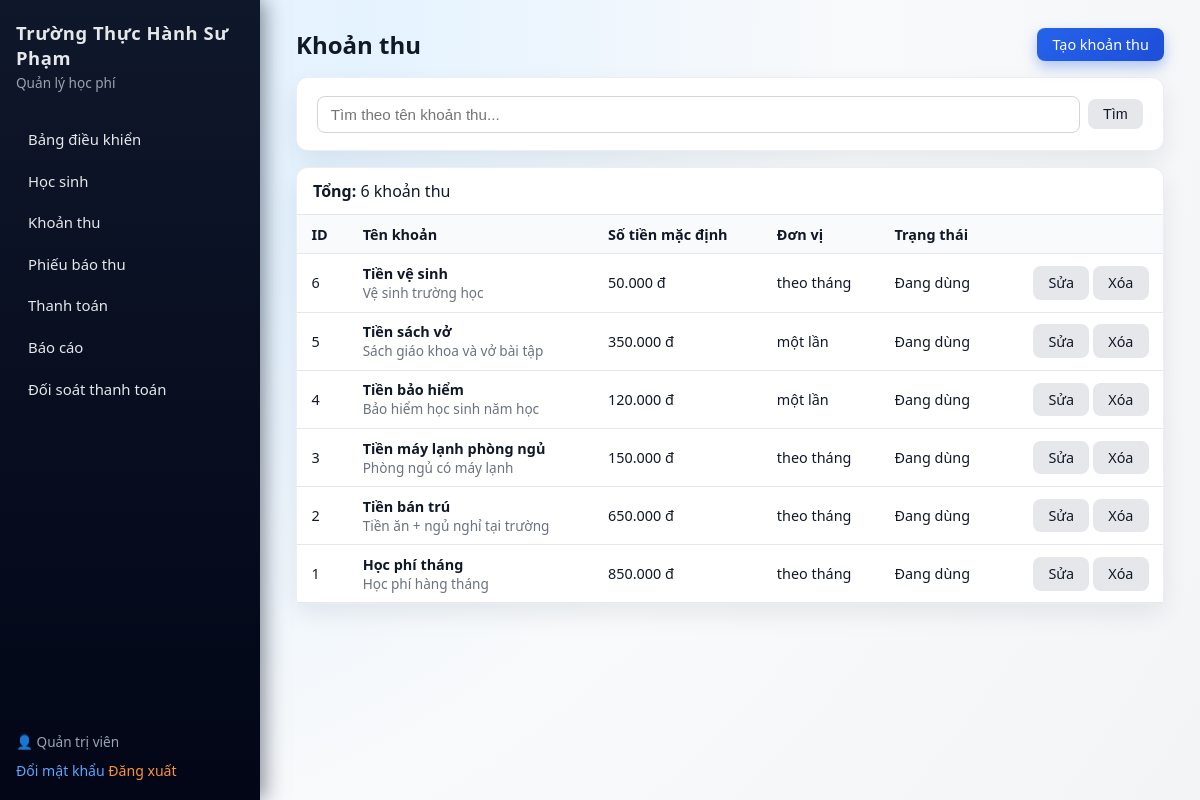
/public/index.php?controller=loaikhphi&action=index (signed in), run on the app's committed database.
### tables this page shows
CREATE TABLE IF NOT EXISTS fee_categories (
    id INT AUTO_INCREMENT PRIMARY KEY,
    name VARCHAR(200) NOT NULL,
    description TEXT,
    default_amount INT NOT NULL DEFAULT 0,
    unit ENUM('month', 'day', 'term', 'once') DEFAULT 'month',
    is_active TINYINT(1) DEFAULT 1,
    created_at TIMESTAMP DEFAULT CURRENT_TIMESTAMP
);

### app/core/BaseController.php (called while the page is built, shortened)
<?php
abstract class BaseController
{
    protected function render(string $view, array $params = []): void
    {
        $baseUrl = Config::baseUrl();
        require __DIR__ . '/../views/layouts/chinh.php';
    }
}

### app/controllers/LoaiKhoanThuController.php (called while the page is built, shortened)
<?php
class LoaiKhoanThuController extends BaseController
{
    public function indexAction(): void
    {
        $q = trim($_GET['q'] ?? '');
        $page = max(1, (int)($_GET['page'] ?? 1));
        $result = LoaiKhoanThu::paginate($q, $page, 20);
        $this->render('loaikhphi/index', [
            'pageTitle' => 'Khoản thu',
            'q' => $q,
            'result' => $result,
        ]);
    }
}

### app/core/Router.php (called while the page is built, shortened)
<?php
class Router
{
    public function dispatch(string $controllerName, string $actionName): void
    {
        $actionMethod = $actionName . 'Action';
        $controller = new $controllerClass();
        $controller->{$actionMethod}();
    }
}

### public/index.php (called while the page is built, shortened)
<?php
require_once __DIR__ . '/../app/core/Config.php';
require_once __DIR__ . '/../app/core/BaseController.php';
require_once __DIR__ . '/../app/core/Router.php';
$router = new Router();
$controller = $_GET['controller'] ?? 'dashboard';
$action = $_GET['action'] ?? 'index';
try {
    $router->dispatch($controller, $action);
} catch (Throwable $e) {
    http_response_code(500);
    echo '<h1>Lỗi hệ thống</h1>';
    echo '<p>' . htmlspecialchars($e->getMessage(), ENT_QUOTES, 'UTF-8') . '</p>';
}

### app/core/Config.php (called while the page is built, shortened)
<?php
class Config
{
    public static function baseUrl(): string
    {
        $scheme = (!empty($_SERVER['HTTPS']) && $_SERVER['HTTPS'] !== 'off') ? 'https' : 'http';
        $host = $_SERVER['HTTP_HOST'] ?? 'localhost';
        $path = rtrim(dirname($_SERVER['SCRIPT_NAME'] ?? ''), '/\\');
        return $scheme . '://' . $host . $path;
    }
}

### app/models/LoaiKhoanThu.php (called while the page is built, shortened)
<?php
class LoaiKhoanThu
{
    public static function paginate(string $q = '', int $page = 1, int $limit = 20, array $filters = []): array
    {
        $pdo = Database::getConnection();
        $offset = ($page - 1) * $limit;
        $where = [];
        $params = [];
        $whereClause = !empty($where) ? 'WHERE ' . implode(' AND ', $where) : '';
        $stmt = $pdo->prepare("SELECT COUNT(*) FROM fee_categories $whereClause");
        $stmt->execute($params);
        $total = (int)$stmt->fetchColumn();
        $stmt = $pdo->prepare("SELECT * FROM fee_categories $whereClause ORDER BY id DESC LIMIT :limit OFFSET :offset");
        $stmt->bindValue('limit', $limit, PDO::PARAM_INT);
        $stmt->bindValue('offset', $offset, PDO::PARAM_INT);
        $stmt->execute();
        return [
            'data' => $stmt->fetchAll(),
            'total' => $total,
            'page' => $page,
            'limit' => $limit,
        ];
    }
}

### app/views/loaikhphi/index.php (the view, shortened to what this page needs)
<?php
$data = $result['data'] ?? [];
$total = (int)($result['total'] ?? 0);
function format_vnd(int $amount): string
{
    return number_format($amount, 0, ',', '.') . ' đ';
}
function translate_unit(string $unit): string
{
    $map = [
        'month' => 'theo tháng',
        'once'  => 'một lần',
        'year'  => 'theo năm',
    ];
    return $map[$unit] ?? $unit;
}
?>
<div style="display:flex; align-items:center; justify-content:space-between; gap:12px;">
    <h1 class="page-title" style="margin:0;">Khoản thu</h1>
    <a class="btn btn-primary" href="index.php?controller=loaikhphi&action=create">Tạo khoản thu</a>
</div>
<div class="card" style="margin-top:1rem;">
    <form method="get" style="display:flex; gap:8px; align-items:center;">
        <input class="form-control" name="q" placeholder="Tìm theo tên khoản thu..." value="<?= htmlspecialchars($q, ENT_QUOTES, 'UTF-8') ?>">
        <button class="btn btn-secondary" type="submit">Tìm</button>
    </form>
</div>
<div class="card" style="margin-top:1rem; padding:0;">
    <div style="padding:12px 16px; border-bottom:1px solid #e5e7eb;">
        <strong>Tổng:</strong> <?= $total ?> khoản thu
    </div>
    <div style="overflow-x:auto;">
        <table>
            <thead>
            <tr>
                <th>ID</th>
                <th>Tên khoản</th>
                <th>Số tiền mặc định</th>
                <th>Đơn vị</th>
                <th>Trạng thái</th>
                <th></th>
            </tr>
            </thead>
            <tbody>
            <?php if (!$data): ?>
                <tr><td colspan="6" class="text-muted">Chưa có dữ liệu.</td></tr>
            <?php else: ?>
                <?php foreach ($data as $row): ?>
                    <tr>
                        <td><?= (int)$row['id'] ?></td>
                        <td>
                            <div style="font-weight:600;"><?= htmlspecialchars($row['name'], ENT_QUOTES, 'UTF-8') ?></div>
                            <?php if (!empty($row['description'])): ?>
                                <div class="text-muted" style="font-size:0.85rem;"><?= htmlspecialchars((string)$row['description'], ENT_QUOTES, 'UTF-8') ?></div>
                            <?php endif; ?>
                        </td>
                        <td><?= format_vnd((int)$row['default_amount']) ?></td>
                        <td><?= htmlspecialchars(translate_unit((string)$row['unit']), ENT_QUOTES, 'UTF-8') ?></td>
                        <td><?= ((int)$row['is_active'] === 1) ? 'Đang dùng' : 'Ngưng dùng' ?></td>
                        <td style="white-space:nowrap; text-align:right;">
                            <a class="btn btn-secondary" href="index.php?controller=loaikhphi&action=edit&id=<?= (int)$row['id'] ?>">Sửa</a>
                            <a class="btn btn-secondary" href="index.php?controller=loaikhphi&action=delete&id=<?= (int)$row['id'] ?>" onclick="return confirm('Xóa khoản thu này?');">Xóa</a>
                        </td>
                    </tr>
                <?php endforeach; ?>
            <?php endif; ?>
            </tbody>
        </table>
    </div>
</div>

### app/views/layouts/chinh.php (shortened to what this page needs)
<!doctype html>
<html lang="vi">
<head>
    <link rel="stylesheet" href="<?= htmlspecialchars($baseUrl, ENT_QUOTES, 'UTF-8') ?>/css/style.css">
</head>
<body>
<?php if (!isset($_GET['public'])): ?>
<div class="layout">
    <aside class="sidebar">
        <div class="sidebar__header">
            <div class="sidebar__title"><?= htmlspecialchars(Config::SCHOOL_NAME, ENT_QUOTES, 'UTF-8') ?></div>
            <div class="sidebar__subtitle">Quản lý học phí</div>
        </div>
        <nav class="sidebar__nav">
            <a href="index.php?controller=bangdieukhien&action=index">Bảng điều khiển</a>
            <a href="index.php?controller=hocsinh&action=index">Học sinh</a>
            <a href="index.php?controller=loaikhphi&action=index">Khoản thu</a>
            <a href="index.php?controller=hoadon&action=index">Phiếu báo thu</a>
            <a href="index.php?controller=thanhtoan&action=index">Thanh toán</a>
            <a href="index.php?controller=baocao&action=index">Báo cáo</a>
            <a href="index.php?controller=payment-matching&action=index">Đối soát thanh toán</a>
        </nav>
        <div class="sidebar__footer">
            <?php if (!empty($_SESSION['user_full_name'])): ?>
                <div class="sidebar__user">
                    <span>👤 <?= htmlspecialchars($_SESSION['user_full_name'], ENT_QUOTES, 'UTF-8') ?></span>
                </div>
                <a class="sidebar__link" href="index.php?controller=auth&action=changePassword">Đổi mật khẩu</a>
                <a class="sidebar__logout" href="index.php?controller=auth&action=logout">Đăng xuất</a>
            <?php else: ?>
                <a class="sidebar__logout" href="index.php?controller=auth&action=login">Đăng nhập</a>
            <?php endif; ?>
        </div>
    </aside>
    <main class="main">
        <?php require $contentView; ?>
    </main>
</div>
<?php else: ?>
    <?php require $contentView; ?>
<?php endif; ?>
</body>
</html>

### public/css/style.css (style rules this page uses)
*, *::before, *::after { box-sizing: border-box; }
body { margin: 0; font-family: system-ui, -apple-system, BlinkMacSystemFont, 'Segoe UI', sans-serif; background: radial-gradient(circle at top left, #eff6ff 0, #e5f3ff 25%, #f9fafb 60%, #f3f4f6 100%); color: #111827; }
.layout { display: flex; min-height: 100vh; }
.sidebar { width: 260px; background: linear-gradient(180deg, #0f172a, #020617); color: #e5e7eb; display: flex; flex-direction: column; padding: 1.25rem 1rem; box-shadow: 4px 0 20px rgba(15, 23, 42, 0.5); }
.sidebar__header { margin-bottom: 1.75rem; }
.sidebar__title { font-weight: 700; font-size: 1.15rem; letter-spacing: 0.03em; }
.sidebar__subtitle { font-size: 0.85rem; color: #9ca3af; margin-top: 0.2rem; }
.sidebar__nav { display: flex; flex-direction: column; gap: 0.25rem; }
.sidebar__nav a { display: flex; align-items: center; padding: 0.55rem 0.75rem; border-radius: 0.5rem; color: #e5e7eb; text-decoration: none; font-size: 0.93rem; transition: background 0.15s ease, color 0.15s ease, transform 0.08s ease; }
.sidebar__footer { margin-top: auto; font-size: 0.85rem; color: #9ca3af; }
.sidebar__user { margin-bottom: 0.35rem; }
.sidebar__logout, .sidebar__link { display: inline-flex; align-items: center; gap: 0.3rem; margin-top: 0.25rem; color: #60a5fa; text-decoration: none; font-size: 0.88rem; }
.sidebar__logout { color: #fb923c; }
.main { flex: 1; padding: 1.75rem 2.25rem; }
.form__input, .form-control, .form-textarea, select { width: 100%; padding: 0.55rem 0.8rem; border-radius: 0.5rem; border: 1px solid #d1d5db; font-size: 0.95rem; background: #ffffff; transition: border-color 0.12s ease, box-shadow 0.12s ease, background 0.12s ease; }
.page-title { font-size: 1.5rem; font-weight: 600; margin-bottom: 1rem; }
.card { background: #ffffff; border-radius: 0.75rem; padding: 1.1rem 1.25rem; box-shadow: 0 10px 25px rgba(15, 23, 42, 0.08); border: 1px solid rgba(148, 163, 184, 0.18); }
.text-muted { color: #6b7280; }
table { width: 100%; border-collapse: collapse; background: #ffffff; }
th, td { padding: 0.6rem 0.9rem; border-bottom: 1px solid #e5e7eb; font-size: 0.9rem; }
th { text-align: left; background: #f9fafb; font-weight: 600; }
.btn { display: inline-flex; align-items: center; justify-content: center; border-radius: 0.5rem; font-size: 0.9rem; padding: 0.45rem 0.95rem; border: none; cursor: pointer; text-decoration: none; transition: background 0.12s ease, transform 0.08s ease, box-shadow 0.12s ease; }
.btn-primary { background: linear-gradient(135deg, #2563eb, #1d4ed8); color: #ffffff; box-shadow: 0 6px 14px rgba(37, 99, 235, 0.35); }
.btn-secondary { background: #e5e7eb; color: #111827; }

### data on the page
fee_categories: id "6", name "Tiền vệ sinh", description "Vệ sinh trường học", default_amount "50.000 đ", is_active "Đang dùng"
fee_categories: id "5", name "Tiền sách vở", description "Sách giáo khoa và vở bài tập", default_amount "350.000 đ", is_active "Đang dùng"
fee_categories: id "4", name "Tiền bảo hiểm", description "Bảo hiểm học sinh năm học", default_amount "120.000 đ", is_active "Đang dùng"
fee_categories: id "3", name "Tiền máy lạnh phòng ngủ", description "Phòng ngủ có máy lạnh", default_amount "150.000 đ", is_active "Đang dùng"
fee_categories: id "2", name "Tiền bán trú", description "Tiền ăn + ngủ nghỉ tại trường", default_amount "650.000 đ", is_active "Đang dùng"
fee_categories: id "1", name "Học phí tháng", description "Học phí hàng tháng", default_amount "850.000 đ", is_active "Đang dùng"

### other printed values
Config::SCHOOL_NAME "Trường Thực Hành Sư Phạm"
$_SESSION['user_full_name'] "Quản trị viên"
$total "6"
